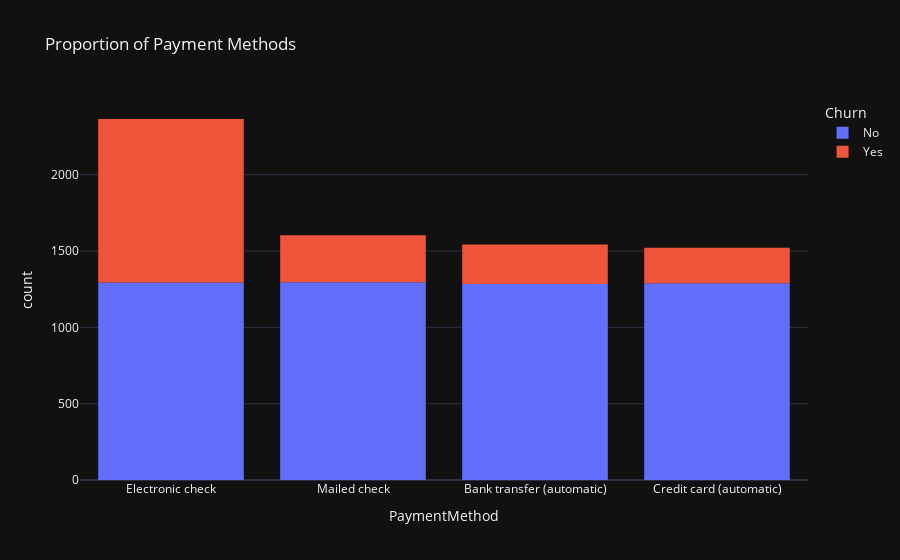

The code cell stored with this chart in its notebook:
### Code cell
px.histogram(clean_data, x="PaymentMethod", title="Proportion of Payment Methods", color="Churn")

### Figure 1 — Plotly figure (JSON) as saved in the notebook; plotly's stock layout.template omitted (floating-point values rounded to 4 significant figures; data arrays with more than 128 entries replaced by an {"elided": "..."} marker saying what was removed)
{"data": [{"alignmentgroup": "True", "bingroup": "x", "hovertemplate": "Churn=No<br>PaymentMethod=%{x}<br>count=%{y}<extra></extra>", "legendgroup": "No", "marker": {"color": "#636efa", "pattern": {"shape": ""}}, "name": "No", "offsetgroup": "No", "orientation": "v", "showlegend": true, "type": "histogram", "x": {"elided": "5163 str values"}, "xaxis": "x", "yaxis": "y"}, {"alignmentgroup": "True", "bingroup": "x", "hovertemplate": "Churn=Yes<br>PaymentMethod=%{x}<br>count=%{y}<extra></extra>", "legendgroup": "Yes", "marker": {"color": "#EF553B", "pattern": {"shape": ""}}, "name": "Yes", "offsetgroup": "Yes", "orientation": "v", "showlegend": true, "type": "histogram", "x": {"elided": "1869 str values"}, "xaxis": "x", "yaxis": "y"}], "layout": {"barmode": "relative", "legend": {"title": {"text": "Churn"}, "tracegroupgap": 0}, "title": {"text": "Proportion of Payment Methods"}, "xaxis": {"anchor": "y", "domain": [0, 1], "title": {"text": "PaymentMethod"}}, "yaxis": {"anchor": "x", "domain": [0, 1], "title": {"text": "count"}}}}
